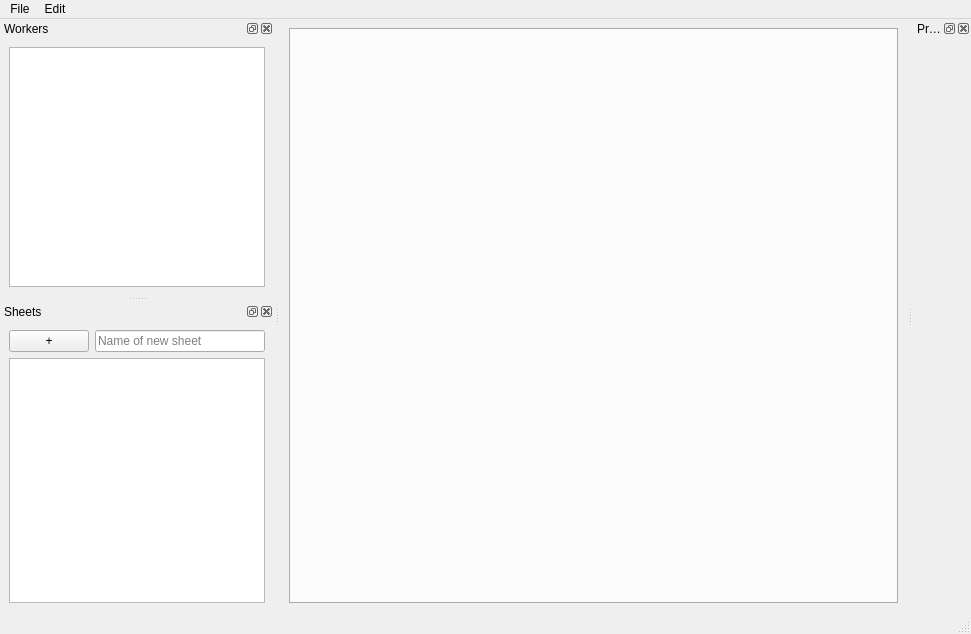
<?xml version="1.0" encoding="UTF-8"?>
<ui version="4.0">
 <class>PyreeMainWindow</class>
 <widget class="QMainWindow" name="PyreeMainWindow">
  <property name="geometry">
   <rect>
    <x>0</x>
    <y>0</y>
    <width>971</width>
    <height>634</height>
   </rect>
  </property>
  <property name="windowTitle">
   <string>PyreeMainWindow</string>
  </property>
  <widget class="QWidget" name="centralwidget">
   <layout class="QGridLayout" name="gridLayout">
    <property name="leftMargin">
     <number>9</number>
    </property>
    <item row="0" column="0">
     <widget class="QTabWidget" name="tabWidget">
      <property name="tabPosition">
       <enum>QTabWidget::South</enum>
      </property>
      <property name="currentIndex">
       <number>-1</number>
      </property>
      <property name="tabsClosable">
       <bool>true</bool>
      </property>
      <property name="movable">
       <bool>true</bool>
      </property>
     </widget>
    </item>
   </layout>
  </widget>
  <widget class="QMenuBar" name="menubar">
   <property name="geometry">
    <rect>
     <x>0</x>
     <y>0</y>
     <width>971</width>
     <height>21</height>
    </rect>
   </property>
   <widget class="QMenu" name="menuFile">
    <property name="title">
     <string>File</string>
    </property>
    <addaction name="actionNew_Project"/>
    <addaction name="actionOpen"/>
    <addaction name="actionSave"/>
    <addaction name="actionSave_as"/>
    <addaction name="separator"/>
    <addaction name="actionImport_sheet"/>
    <addaction name="separator"/>
    <addaction name="actionExit"/>
   </widget>
   <widget class="QMenu" name="menuEdit">
    <property name="title">
     <string>Edit</string>
    </property>
    <addaction name="actionUndo"/>
    <addaction name="actionRedo"/>
   </widget>
   <addaction name="menuFile"/>
   <addaction name="menuEdit"/>
  </widget>
  <widget class="QStatusBar" name="statusbar"/>
  <widget class="QDockWidget" name="workersDockWidget">
   <property name="windowTitle">
    <string>Workers</string>
   </property>
   <attribute name="dockWidgetArea">
    <number>1</number>
   </attribute>
   <widget class="QWidget" name="dockWidgetContents">
    <layout class="QGridLayout" name="gridLayout_2">
     <property name="leftMargin">
      <number>9</number>
     </property>
     <property name="topMargin">
      <number>9</number>
     </property>
     <property name="rightMargin">
      <number>9</number>
     </property>
     <property name="bottomMargin">
      <number>9</number>
     </property>
     <property name="horizontalSpacing">
      <number>4</number>
     </property>
     <item row="1" column="1">
      <widget class="QTreeWidget" name="workersTreeWidget">
       <property name="itemsExpandable">
        <bool>true</bool>
       </property>
       <attribute name="headerVisible">
        <bool>false</bool>
       </attribute>
       <column>
        <property name="text">
         <string notr="true">1</string>
        </property>
       </column>
      </widget>
     </item>
    </layout>
   </widget>
  </widget>
  <widget class="QDockWidget" name="sheetsDockWidget">
   <property name="windowTitle">
    <string>Sheets</string>
   </property>
   <attribute name="dockWidgetArea">
    <number>1</number>
   </attribute>
   <widget class="QWidget" name="dockWidgetContents_2">
    <layout class="QVBoxLayout" name="verticalLayout">
     <property name="spacing">
      <number>6</number>
     </property>
     <property name="leftMargin">
      <number>9</number>
     </property>
     <property name="topMargin">
      <number>9</number>
     </property>
     <property name="rightMargin">
      <number>9</number>
     </property>
     <property name="bottomMargin">
      <number>9</number>
     </property>
     <item>
      <layout class="QHBoxLayout" name="horizontalLayout_2">
       <property name="topMargin">
        <number>0</number>
       </property>
       <item>
        <widget class="QPushButton" name="addSheetPushButton">
         <property name="sizePolicy">
          <sizepolicy hsizetype="Minimum" vsizetype="Fixed">
           <horstretch>0</horstretch>
           <verstretch>0</verstretch>
          </sizepolicy>
         </property>
         <property name="minimumSize">
          <size>
           <width>0</width>
           <height>0</height>
          </size>
         </property>
         <property name="toolTip">
          <string>Create a new sheet</string>
         </property>
         <property name="text">
          <string>+</string>
         </property>
         <property name="flat">
          <bool>false</bool>
         </property>
        </widget>
       </item>
       <item>
        <widget class="QLineEdit" name="addSheetLineEdit">
         <property name="sizePolicy">
          <sizepolicy hsizetype="Expanding" vsizetype="Fixed">
           <horstretch>0</horstretch>
           <verstretch>0</verstretch>
          </sizepolicy>
         </property>
         <property name="toolTip">
          <string>Name the new sheet shall have</string>
         </property>
         <property name="placeholderText">
          <string>Name of new sheet</string>
         </property>
        </widget>
       </item>
      </layout>
     </item>
     <item>
      <widget class="QListWidget" name="sheetListWidget">
       <property name="dragDropMode">
        <enum>QAbstractItemView::InternalMove</enum>
       </property>
       <property name="selectionMode">
        <enum>QAbstractItemView::ExtendedSelection</enum>
       </property>
      </widget>
     </item>
    </layout>
   </widget>
  </widget>
  <widget class="QDockWidget" name="propertiesDockWidget">
   <property name="windowTitle">
    <string>Properties</string>
   </property>
   <attribute name="dockWidgetArea">
    <number>2</number>
   </attribute>
   <widget class="QWidget" name="dockWidgetContents_3"/>
  </widget>
  <action name="actionOpen">
   <property name="text">
    <string>Open</string>
   </property>
  </action>
  <action name="actionSave">
   <property name="text">
    <string>Save</string>
   </property>
  </action>
  <action name="actionSave_as">
   <property name="text">
    <string>Save as</string>
   </property>
  </action>
  <action name="actionNew_Project">
   <property name="text">
    <string>New Project</string>
   </property>
  </action>
  <action name="actionExit">
   <property name="text">
    <string>Exit</string>
   </property>
  </action>
  <action name="actionUndo">
   <property name="text">
    <string>Undo</string>
   </property>
  </action>
  <action name="actionRedo">
   <property name="text">
    <string>Redo</string>
   </property>
  </action>
  <action name="actionImport_sheet">
   <property name="text">
    <string>Import sheet</string>
   </property>
  </action>
 </widget>
 <resources/>
 <connections>
  <connection>
   <sender>addSheetLineEdit</sender>
   <signal>returnPressed()</signal>
   <receiver>addSheetPushButton</receiver>
   <slot>click()</slot>
   <hints>
    <hint type="sourcelabel">
     <x>120</x>
     <y>306</y>
    </hint>
    <hint type="destinationlabel">
     <x>66</x>
     <y>310</y>
    </hint>
   </hints>
  </connection>
 </connections>
</ui>
